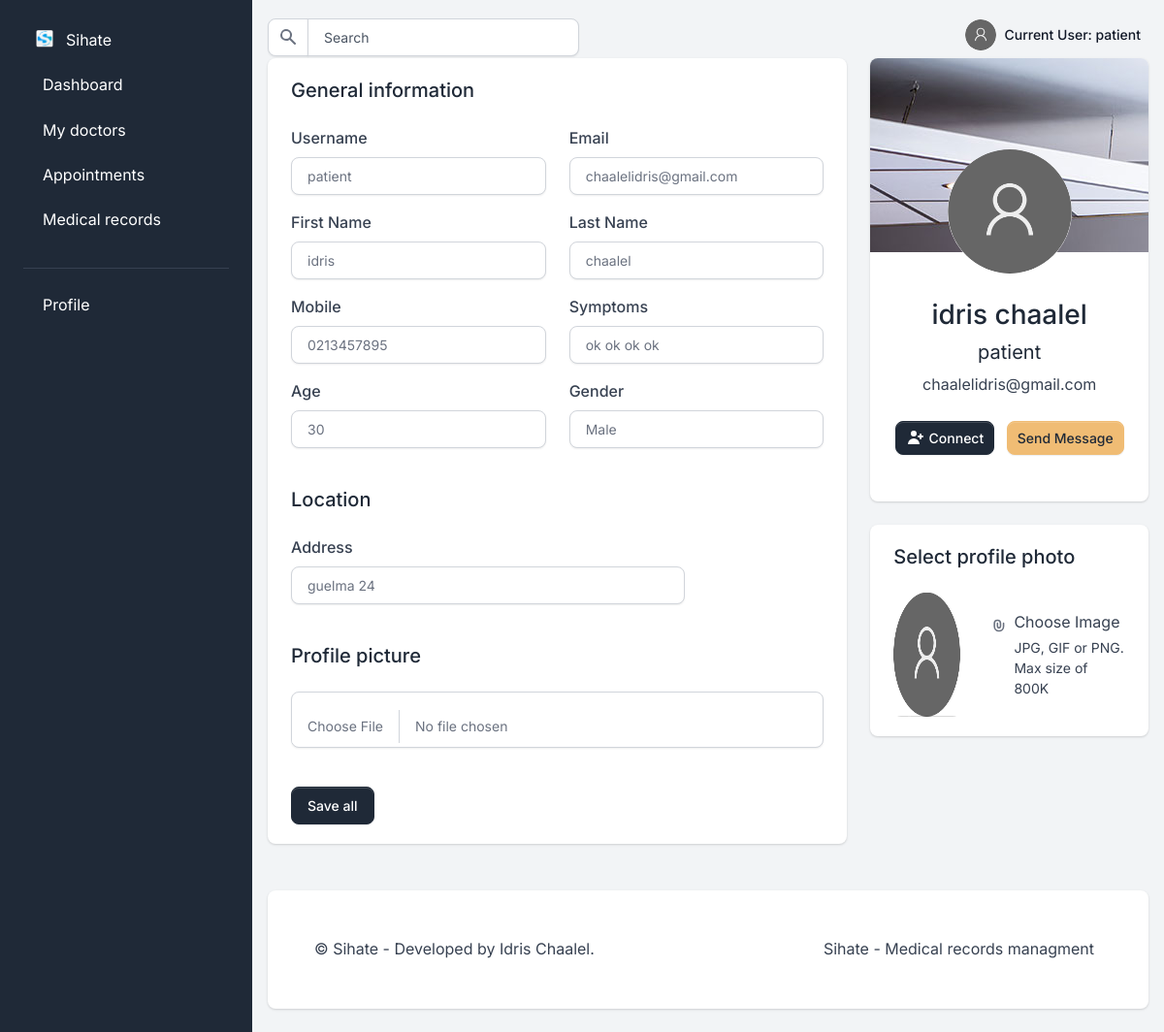
Page /user/patient/profile/ (signed in) on the earlier database version.
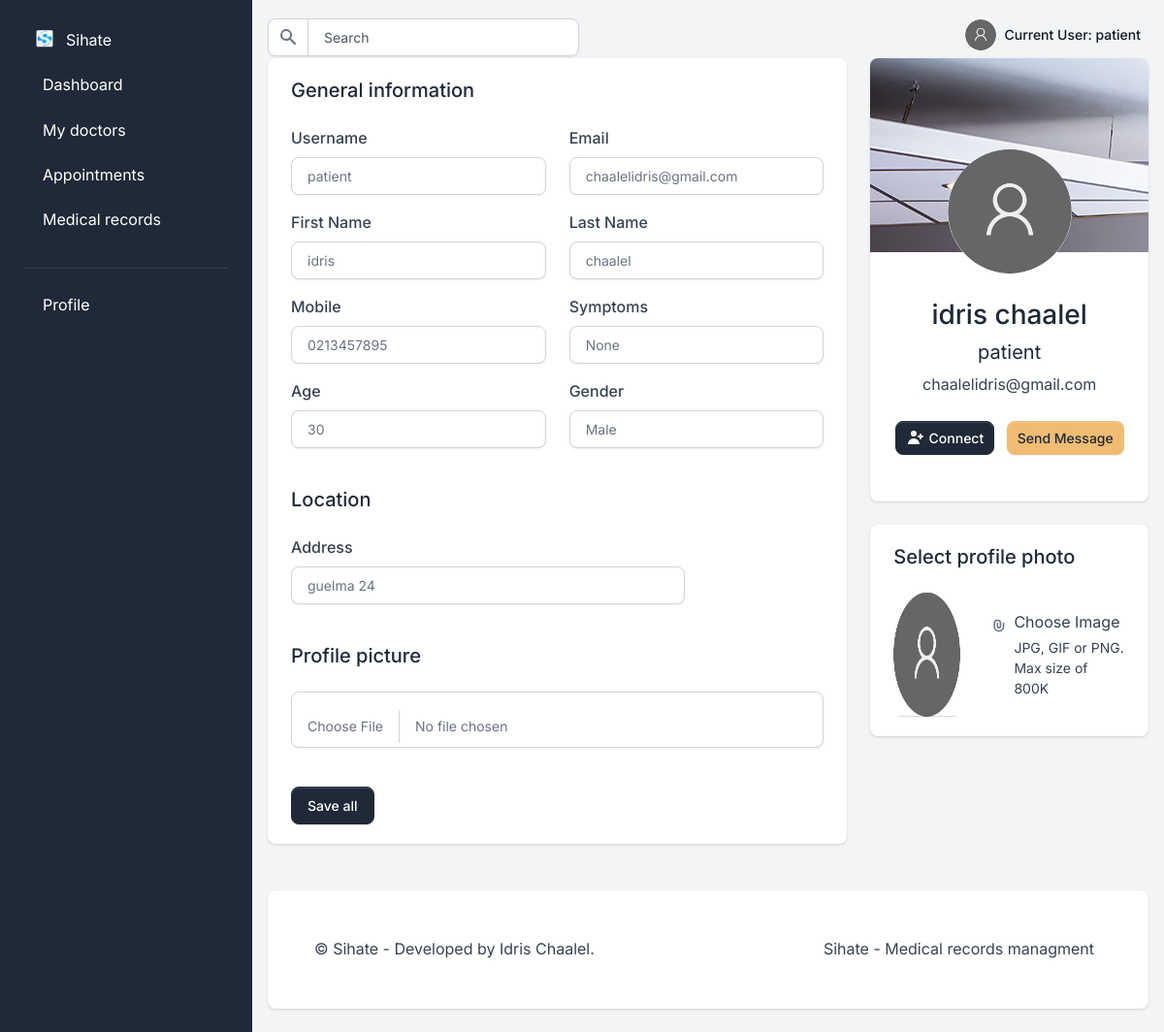
Same page on the later database version.
### users/models.py (models this page shows, shortened)
class User(AbstractUser):
    is_doctor = models.BooleanField("doctor status", default=False)
    is_patient = models.BooleanField("patient status", default=False)
    is_manager = models.BooleanField("office manager status", default=False)

class Patient(User):
    GENDER_FEMALE = "F"
    GENDER_MALE = "M"
    GENDER_OPTIONS = ((GENDER_FEMALE, "Female"), (GENDER_MALE, "Male"))
    age = models.IntegerField(default=None)
    gender = models.CharField(max_length=1, choices=GENDER_OPTIONS, default=None)
    address = models.CharField(max_length=40)
    mobile = models.CharField(max_length=20, null=False)
    symptoms = models.CharField(max_length=100, null=False)
    admit_date = models.DateField(auto_now=True)
    profile_pic = models.ImageField(
        upload_to="profile_pic/PatientProfilePic/", null=True, blank=True
    )
    status = models.BooleanField(default=False)
    class Meta:
        verbose_name = "Patient"
        verbose_name_plural = "Patients"
    @property
    def get_name(self):
        return self.first_name + " " + self.last_name
    def get_profile_pic(self):
        if self.profile_pic:
            return self.profile_pic.url
        else:
            return "/static/assets/profile/img/default/default_profile_picture.png"

### users/views/patient_views.py (the view)
@user_passes_test(lambda u: u.is_authenticated and u.is_patient)
def patient_profile_view(request):
    patient = models.Patient.objects.get(id=request.user.id)
    if request.method == "POST":
        form = forms.PatientUpdateForm(request.POST, request.FILES, instance=patient)
        if form.is_valid():
            form.save()
            messages.success(request, "Your profile has been updated!")
            return redirect("patient_profile_view")
        else:
            messages.error(
                request, "There was an error updating your profile. Please try again."
            )
    else:
        form = forms.PatientUpdateForm(instance=patient)
    context = {
        "form": form,
        "patient": patient,
    }
    return render(request, "profiles/patient/profile/patient_profile.html", context)

### users/forms.py (shortened to what this page needs)
class PatientUpdateForm(UserChangeForm):
    symptoms = forms.CharField(max_length=100, required=True)
    mobile = forms.CharField(max_length=20, required=True)
    class Meta:
        model = users_models.Patient
        fields = (
            "username",
            "first_name",
            "last_name",
            "profile_pic",
            "gender",
            "age",
            "email",
            "address",
            "mobile",
            "symptoms",
        )

### templates/profiles/patient/profile/patient_profile.html (shortened to what the changed rows need)
{%extends 'profiles/patient/index.html'%}
{% load widget_tweaks %}
{% load static %}
{% block content %}
<div class="row">
    <div class="col-12 col-xl-8">
        <div class="card card-body border-0 shadow mb-4">
            <h2 class="h5 mb-4">General information</h2>
            <form method="post"  enctype="multipart/form-data">
                <div class="row">
                    <div class="col-md-6 mb-3">
                        <div class="form-group">
                            <label for="phone">Mobile</label>
                            {% render_field form.mobile class="form-control" id="phone" type="number" placeholder="+12-345 678 910" %}
                        </div>
                    </div>
                    <div class="col-md-6 mb-3">
                        <div class="form-group">
                            <label for="symptoms">Symptoms</label>
                            {% render_field form.symptoms class="form-control" id="symptoms"  placeholder="What are you symptoms ?" %}
                        </div>
                    </div>
                </div>
                <div class="row">
                    <div class="col-md-6 mb-3">
                        <div class="form-group">
                            <label for="age">Age</label>
                            {% render_field form.age class="form-control" id="age" type="number" placeholder="Enter you age" %}
                        </div>
                    </div>
                    <div class="col-md-6 mb-3">
                        <div class="form-group">
                            <label for="gender">Gender</label>
                            {% render_field form.gender class="form-control" id="gender"  placeholder="Select Gender" %}
                        </div>
                    </div>
                </div>
                <h2 class="h5 my-4">Location</h2>
                <div class="row">
                    <div class="col-sm-9 mb-3">
                        <div class="form-group">
                            <label for="address">Address</label>
                            {% render_field form.address class="form-control" id="address" type="text" placeholder="Enter your home address" %}
                        </div>
                    </div>
                </div>
                <h2 class="h5 my-4">Profile picture</h2>
                <div class="row">
                    <div class="form-floating mb-3">
                        {% render_field form.profile_pic class="form-control"%}
                    </div>
                </div>
            </form>
        </div>
    </div>
    <div class="col-12 col-xl-4">
        <div class="row">
            <div class="col-12">
                <div class="card card-body border-0 shadow mb-4">
                    <h2 class="h5 mb-4">Select profile photo</h2>
                </div>
            </div>
        </div>
    </div>
</div>
{%endblock content%}

Differences in the rows shown:
changed Patient "Male": symptoms "ok ok ok ok" → "None"
